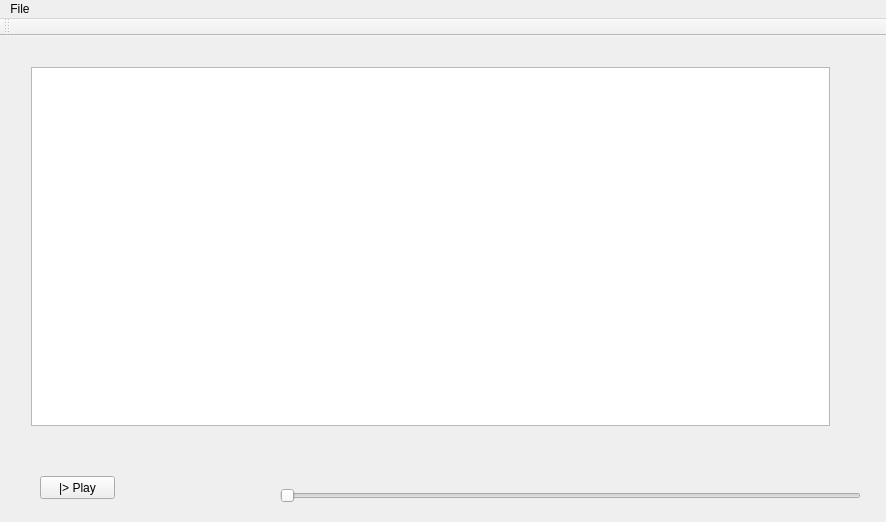
<?xml version="1.0" encoding="UTF-8"?>
<ui version="4.0">
 <class>MainWindow</class>
 <widget class="QMainWindow" name="MainWindow">
  <property name="geometry">
   <rect>
    <x>0</x>
    <y>0</y>
    <width>886</width>
    <height>522</height>
   </rect>
  </property>
  <property name="windowTitle">
   <string>MainWindow</string>
  </property>
  <widget class="QWidget" name="centralWidget">
   <widget class="QPushButton" name="pushButton">
    <property name="geometry">
     <rect>
      <x>40</x>
      <y>440</y>
      <width>75</width>
      <height>23</height>
     </rect>
    </property>
    <property name="text">
     <string>|&gt; Play</string>
    </property>
   </widget>
   <widget class="QSlider" name="horizontalSlider">
    <property name="geometry">
     <rect>
      <x>280</x>
      <y>450</y>
      <width>581</width>
      <height>19</height>
     </rect>
    </property>
    <property name="orientation">
     <enum>Qt::Horizontal</enum>
    </property>
   </widget>
   <widget class="QWidget" name="layoutWidget">
    <property name="geometry">
     <rect>
      <x>20</x>
      <y>20</y>
      <width>821</width>
      <height>381</height>
     </rect>
    </property>
    <layout class="QHBoxLayout" name="horizontalLayout">
     <item>
      <widget class="QTableView" name="tableView">
       <property name="alternatingRowColors">
        <bool>true</bool>
       </property>
       <property name="selectionMode">
        <enum>QAbstractItemView::SingleSelection</enum>
       </property>
       <property name="selectionBehavior">
        <enum>QAbstractItemView::SelectRows</enum>
       </property>
       <attribute name="verticalHeaderVisible">
        <bool>false</bool>
       </attribute>
      </widget>
     </item>
    </layout>
   </widget>
  </widget>
  <widget class="QMenuBar" name="menuBar">
   <property name="geometry">
    <rect>
     <x>0</x>
     <y>0</y>
     <width>886</width>
     <height>27</height>
    </rect>
   </property>
   <widget class="QMenu" name="menuFile">
    <property name="title">
     <string>File</string>
    </property>
    <addaction name="actionQuit"/>
   </widget>
   <addaction name="menuFile"/>
  </widget>
  <widget class="QToolBar" name="mainToolBar">
   <attribute name="toolBarArea">
    <enum>TopToolBarArea</enum>
   </attribute>
   <attribute name="toolBarBreak">
    <bool>false</bool>
   </attribute>
  </widget>
  <action name="actionQuit">
   <property name="text">
    <string>Quit</string>
   </property>
  </action>
 </widget>
 <layoutdefault spacing="6" margin="11"/>
 <resources/>
 <connections/>
</ui>
